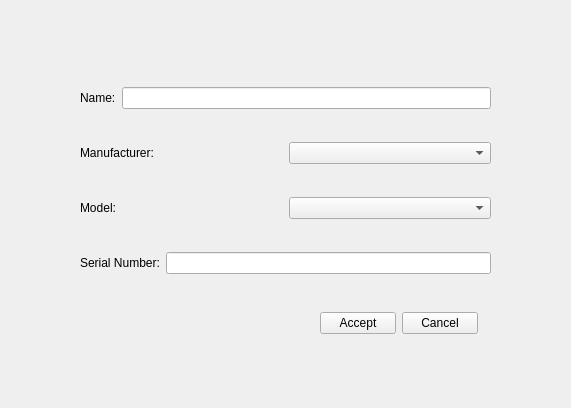
<?xml version="1.0" encoding="UTF-8"?>
<ui version="4.0">
 <class>requirement_form</class>
 <widget class="QWidget" name="requirement_form">
  <property name="geometry">
   <rect>
    <x>0</x>
    <y>0</y>
    <width>571</width>
    <height>408</height>
   </rect>
  </property>
  <property name="windowTitle">
   <string>Form</string>
  </property>
  <widget class="QWidget" name="layoutWidget">
   <property name="geometry">
    <rect>
     <x>80</x>
     <y>60</y>
     <width>411</width>
     <height>241</height>
    </rect>
   </property>
   <layout class="QVBoxLayout" name="verticalLayout">
    <item>
     <layout class="QHBoxLayout" name="horizontalLayout_4">
      <item>
       <widget class="QLabel" name="requirement_id_label">
        <property name="text">
         <string>Name:</string>
        </property>
       </widget>
      </item>
      <item>
       <widget class="QLineEdit" name="requirement_id_input"/>
      </item>
     </layout>
    </item>
    <item>
     <layout class="QHBoxLayout" name="horizontalLayout_3">
      <item>
       <widget class="QLabel" name="requirement_sec_label">
        <property name="text">
         <string>Manufacturer:</string>
        </property>
       </widget>
      </item>
      <item>
       <widget class="QComboBox" name="requirement_sec_combo"/>
      </item>
     </layout>
    </item>
    <item>
     <layout class="QHBoxLayout" name="horizontalLayout_2">
      <item>
       <widget class="QLabel" name="requirement_sys_label">
        <property name="text">
         <string>Model:</string>
        </property>
       </widget>
      </item>
      <item>
       <widget class="QComboBox" name="requirement_sys_combo"/>
      </item>
     </layout>
    </item>
    <item>
     <layout class="QHBoxLayout" name="horizontalLayout">
      <item>
       <widget class="QLabel" name="requirement_def_label">
        <property name="text">
         <string>Serial Number:</string>
        </property>
        <property name="wordWrap">
         <bool>false</bool>
        </property>
       </widget>
      </item>
      <item>
       <widget class="QLineEdit" name="requirement_def_input"/>
      </item>
     </layout>
    </item>
   </layout>
  </widget>
  <widget class="QWidget" name="layoutWidget">
   <property name="geometry">
    <rect>
     <x>320</x>
     <y>310</y>
     <width>158</width>
     <height>26</height>
    </rect>
   </property>
   <layout class="QHBoxLayout" name="horizontalLayout_5">
    <item>
     <widget class="QPushButton" name="accept_requirement">
      <property name="text">
       <string>Accept</string>
      </property>
     </widget>
    </item>
    <item>
     <widget class="QPushButton" name="cancel_requirement">
      <property name="text">
       <string>Cancel</string>
      </property>
     </widget>
    </item>
   </layout>
  </widget>
 </widget>
 <resources/>
 <connections/>
</ui>
